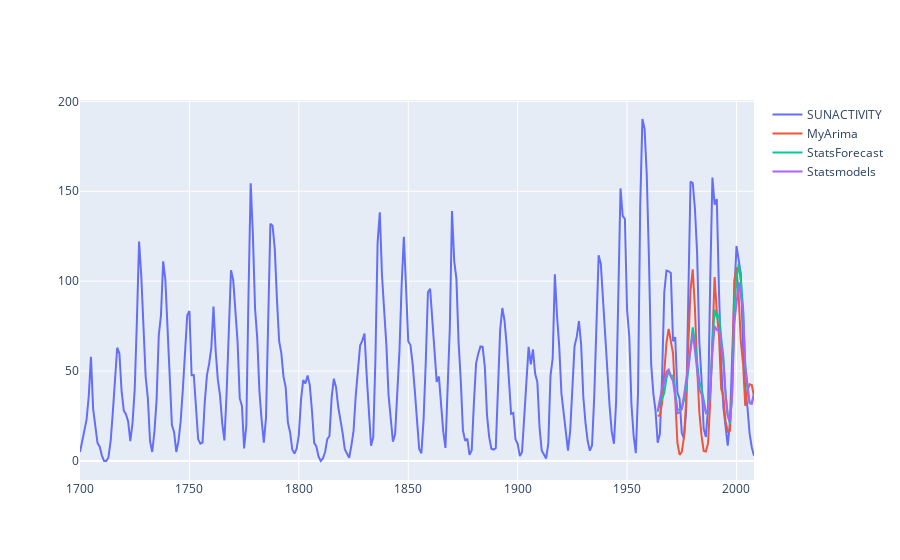

The notebook cell saved with this chart:
### Markdown cell above
# Plot

### Code cell
fig = go.Figure()
fig.add_trace(go.Scatter(x=df[DS], y=df[Y], mode='lines', name=Y))
test_dates = df[DS].values[-H:]
fig.add_trace(go.Scatter(x=test_dates, y=preds1, mode='lines', name="MyArima"))
fig.add_trace(go.Scatter(x=test_dates, y=preds2, mode='lines', name="StatsForecast"))
fig.add_trace(go.Scatter(x=test_dates, y=preds3, mode='lines', name="Statsmodels"))
fig.update_layout(showlegend=True)
fig.show()
